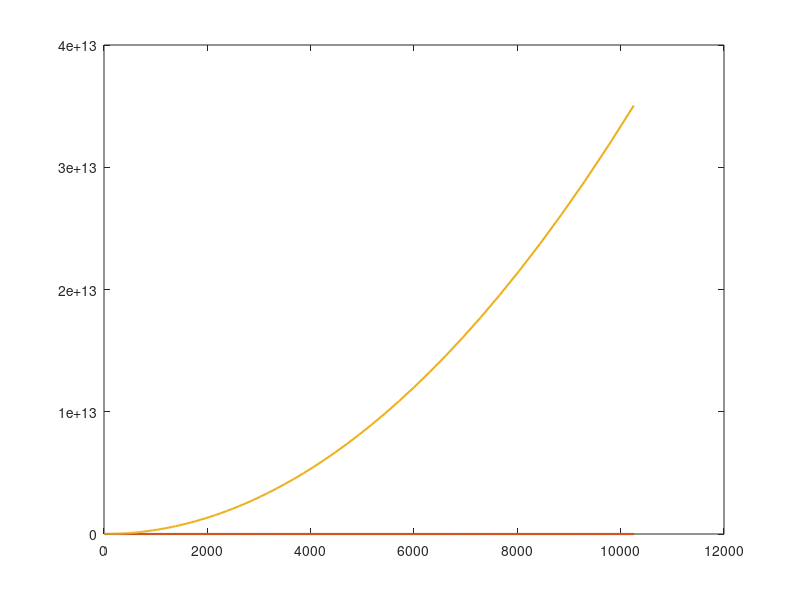

Source code (MATLAB): (Note: this script raises an error after producing the figure.)
% Copyright (c) Microsoft Corporation.
% Licensed under the MIT license.

function finite_diff_example

h = 1e-14;
while h(end)<10000
    h(end+1) = h(end)*1.05;
end
lw = 1.5;

x = 1e3;
dyFD = FDfwd(x,h);
dy = dfoo(x);
plot(h,abs(dyFD-dy)/dy,'linewidth',lw);
hold on

x = 1;
dyFD = FDfwd(x,h);
dy = dfoo(x);
plot(h,abs(dyFD-dy)/dy,'linewidth',lw);

x = 1e-3;
dyFD = FDfwd(x,h);
dy = dfoo(x);
plot(h,abs(dyFD-dy)/dy,'linewidth',lw);


legend('x=1e3','x=1','x=1e-3','location', 'se')
set(gca,'fontsize',20,'xscale','log','yscale','log')
xlim([h(1) h(end)])
ylim([0 10e1])
xlabel('h')
ylabel('relative error')

end

function dy = FDfwd(x,h)
dy = (foo(x+h)-foo(x))./h;
end

function y = foo(x)
y = x.^3;
% y=sin(x);
end

function dy = dfoo(x)
dy=3*x.^2;
% dy=cos(x);
end